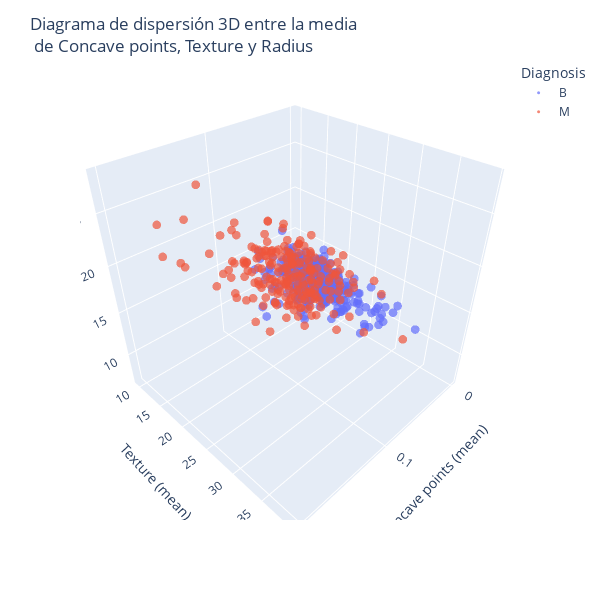

Notebook code cell kept with this figure:
### Markdown cell above
# Scatterplot 3D

### Code cell
# A continuación, vamos a realizar un gráfico de dispersión 3D entre las variables Attendance, Hours_Studied y Exam_Score.

#------------
# Matplotlib
#------------
fig = plt.figure(figsize=(6, 6))
ax = fig.add_subplot(projection='3d')
cmap = ListedColormap(sns.color_palette("husl", 2).as_hex())

data_B = data_cancer[data_cancer["Diagnosis"] == "B"]
data_M = data_cancer[data_cancer["Diagnosis"] == "M"]
sc_B = ax.scatter(
    data_B["Concave points (mean)"], 
    data_B["Texture (mean)"], 
    data_B["Radius (mean)"], 
    s=40, color=cmap(1), label="B", marker='o', alpha=0.7
)
sc_M = ax.scatter(
    data_M["Concave points (mean)"], 
    data_M["Texture (mean)"], 
    data_M["Radius (mean)"], 
    s=40, color=cmap(0), label="M", marker='o', alpha=0.7
)

ax.set_xlabel('Concave points (mean)')
ax.set_ylabel('Texture (mean)')
ax.set_zlabel('Radius (mean)')
ax.set_title("Diagrama de dispersión 3D entre la media \n de Concave points, Texture y Radius")
plt.legend(bbox_to_anchor=(1.05, 1), loc=2)
plt.savefig("scatter_hue", bbox_inches='tight')
plt.show()


#--------
# Plotly
#--------
fig = px.scatter_3d(data_cancer, 
                    x="Concave points (mean)", y="Texture (mean)", z="Radius (mean)", color="Diagnosis",
                    opacity=.7)
fig.update_traces(marker_size=3)
fig.update_layout(
    title_text="Diagrama de dispersión 3D entre la media <br> de Concave points, Texture y Radius",
    height=600, width=600
)
fig.show()

### Figure 1 — Plotly figure (JSON) as saved in the notebook; plotly's stock layout.template omitted (floating-point values rounded to 4 significant figures; data arrays with more than 128 entries replaced by an {"elided": "..."} marker saying what was removed)
{"data": [{"hovertemplate": "Diagnosis=B<br>Concave points (mean)=%{x}<br>Texture (mean)=%{y}<br>Radius (mean)=%{z}<extra></extra>", "legendgroup": "B", "marker": {"color": "#636efa", "opacity": 0.7, "size": 3, "symbol": "circle"}, "mode": "markers", "name": "B", "scene": "scene", "showlegend": true, "type": "scatter3d", "x": {"elided": "357 float values"}, "y": {"elided": "357 float values"}, "z": {"elided": "357 float values"}}, {"hovertemplate": "Diagnosis=M<br>Concave points (mean)=%{x}<br>Texture (mean)=%{y}<br>Radius (mean)=%{z}<extra></extra>", "legendgroup": "M", "marker": {"color": "#EF553B", "opacity": 0.7, "size": 3, "symbol": "circle"}, "mode": "markers", "name": "M", "scene": "scene", "showlegend": true, "type": "scatter3d", "x": {"elided": "212 float values"}, "y": {"elided": "212 float values"}, "z": {"elided": "212 float values"}}], "layout": {"height": 600, "legend": {"title": {"text": "Diagnosis"}, "tracegroupgap": 0}, "margin": {"t": 60}, "scene": {"domain": {"x": [0, 1], "y": [0, 1]}, "xaxis": {"title": {"text": "Concave points (mean)"}}, "yaxis": {"title": {"text": "Texture (mean)"}}, "zaxis": {"title": {"text": "Radius (mean)"}}}, "title": {"text": "Diagrama de dispersión 3D entre la media <br> de Concave points, Texture y Radius"}, "width": 600}}
